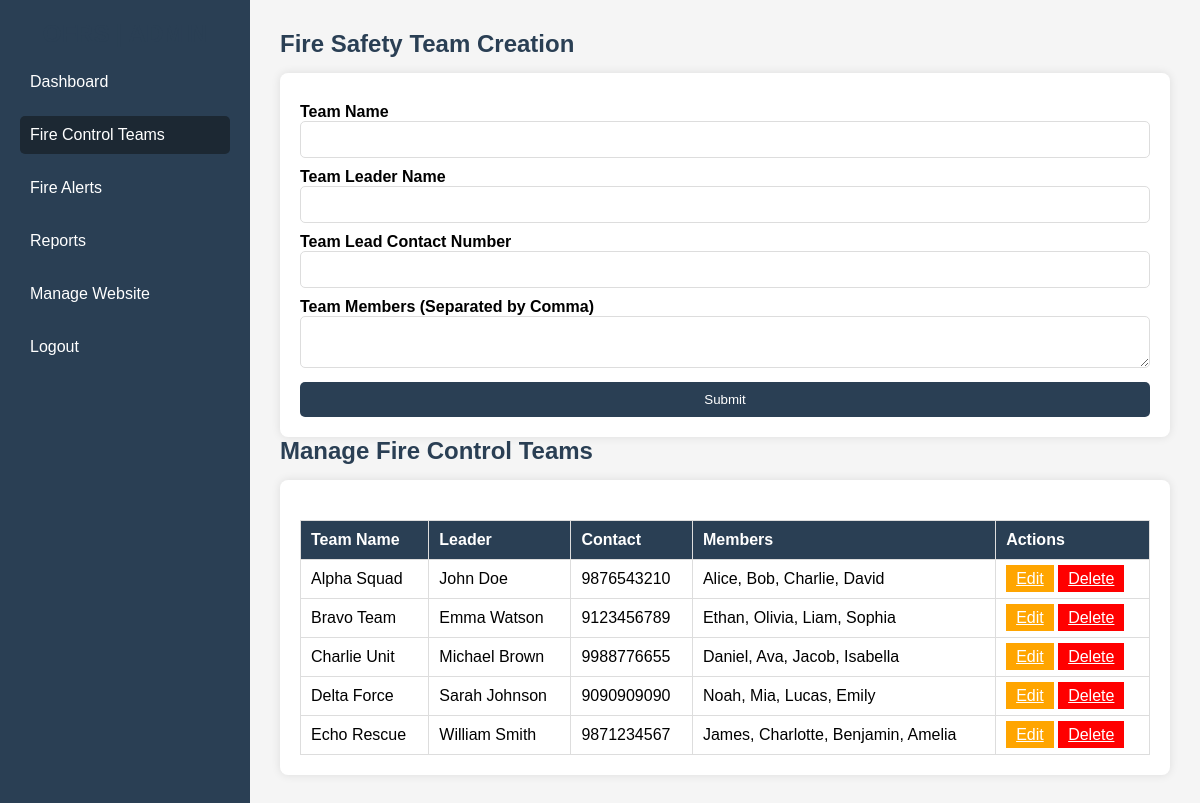
/fire_control.php, run on the app's committed database.
### tables this page shows
CREATE TABLE fire_teams (
    id INT AUTO_INCREMENT PRIMARY KEY,
    team_name VARCHAR(255) NOT NULL,
    leader_name VARCHAR(255) NOT NULL,
    leader_contact VARCHAR(20) NOT NULL,
    team_members TEXT NOT NULL,
    created_at TIMESTAMP DEFAULT CURRENT_TIMESTAMP
);

### fire_control.php (the view, shortened to what this page needs)
<?php
$host = 'localhost';
$user = 'root';
$pass = '';
$dbname = 'ofrs';
$conn = new mysqli($host, $user, $pass, $dbname);
$fetchTeams = "SELECT * FROM fire_teams ORDER BY created_at DESC";
$teams = $conn->query($fetchTeams);
?>
<!DOCTYPE html>
<html lang="en">
<head>
</head>
<body>
    <div class="sidebar">
        <h2>OFRS | ADMIN</h2>
        <ul>
            <li><a href="admin_dashboard.php">Dashboard</a></li>
            <li><a href="fire_control.php" class="active">Fire Control Teams</a></li>
            <li><a href="fire_alerts.php">Fire Alerts</a></li>
            <li><a href="status.php">Reports</a></li>
            <li><a href="manage_website.php">Manage Website</a></li>
            <li><a href="logout.php">Logout</a></li>
        </ul>
    </div>
    <div class="main-content">
        <h2>Fire Safety Team Creation</h2>
        <div class="form-container">
            <form action="fire_control.php" method="POST">
                <label>Team Name</label>
                <input type="text" name="team_name" required>
                <label>Team Leader Name</label>
                <input type="text" name="leader_name" required>
                <label>Team Lead Contact Number</label>
                <input type="text" name="leader_contact" required>
                <label>Team Members (Separated by Comma)</label>
                <textarea name="team_members" required></textarea>
                <button type="submit" name="add_team" class="btn">Submit</button>
            </form>
        </div>
        <h2>Manage Fire Control Teams</h2>
        <div class="team-table">
            <table>
                <tr>
                    <th>Team Name</th>
                    <th>Leader</th>
                    <th>Contact</th>
                    <th>Members</th>
                    <th>Actions</th>
                </tr>
                <?php while ($row = $teams->fetch_assoc()) { ?>
                    <tr>
                        <td><?= $row['team_name']; ?></td>
                        <td><?= $row['leader_name']; ?></td>
                        <td><?= $row['leader_contact']; ?></td>
                        <td><?= $row['team_members']; ?></td>
                        <td>
                            <a href="edit_team.php?id=<?= $row['id']; ?>" class="edit">Edit</a>
                            <a href="fire_control.php?delete=<?= $row['id']; ?>" class="delete" onclick="return confirm('Are you sure?')">Delete</a>
                        </td>
                    </tr>
                <?php } ?>
            </table>
        </div>
    </div>
</body>
</html>

### fire_control.php (style rules this page uses)
* { margin: 0; padding: 0; box-sizing: border-box; font-family: Arial, sans-serif; }
body { background: #f5f5f5; display: flex; }
.sidebar { width: 250px; background: #2A3F54; color: white; padding: 20px; min-height: 100vh; }
.sidebar h2 { text-align: center; }
.sidebar ul { list-style: none; padding: 0; }
.sidebar ul li { margin: 15px 0; }
.sidebar ul li a { color: white; text-decoration: none; display: block; padding: 10px; border-radius: 5px; }
.sidebar ul li a:hover, .sidebar ul li .active { background: #1C2833; }
.main-content { flex: 1; padding: 30px; }
h2 { margin-bottom: 15px; color: #2A3F54; }
.form-container, .team-table { background: white; padding: 20px; border-radius: 8px; box-shadow: 0px 0px 10px rgba(0, 0, 0, 0.1); }
form label { display: block; font-weight: bold; margin-top: 10px; }
form input, form textarea { width: 100%; padding: 10px; border: 1px solid #ddd; border-radius: 5px; }
.btn { background: #2A3F54; color: white; padding: 10px; border: none; border-radius: 5px; cursor: pointer; width: 100%; margin-top: 10px; }
table { width: 100%; border-collapse: collapse; margin-top: 20px; }
table, th, td { border: 1px solid #ddd; }
th, td { padding: 10px; text-align: left; }
th { background: #2A3F54; color: white; }
.edit, .delete { padding: 5px 10px; border: none; cursor: pointer; }
.edit { background: #FFA500; color: white; }
.delete { background: red; color: white; }

### data on the page
fire_teams: team_name "Alpha Squad", leader_name "John Doe", leader_contact "9876543210", team_members "Alice, Bob, Charlie, David"
fire_teams: team_name "Bravo Team", leader_name "Emma Watson", leader_contact "9123456789", team_members "Ethan, Olivia, Liam, Sophia"
fire_teams: team_name "Charlie Unit", leader_name "Michael Brown", leader_contact "9988776655", team_members "Daniel, Ava, Jacob, Isabella"
fire_teams: team_name "Delta Force", leader_name "Sarah Johnson", leader_contact "9090909090", team_members "Noah, Mia, Lucas, Emily"
fire_teams: team_name "Echo Rescue", leader_name "William Smith", leader_contact "9871234567", team_members "James, Charlotte, Benjamin, Amelia"
